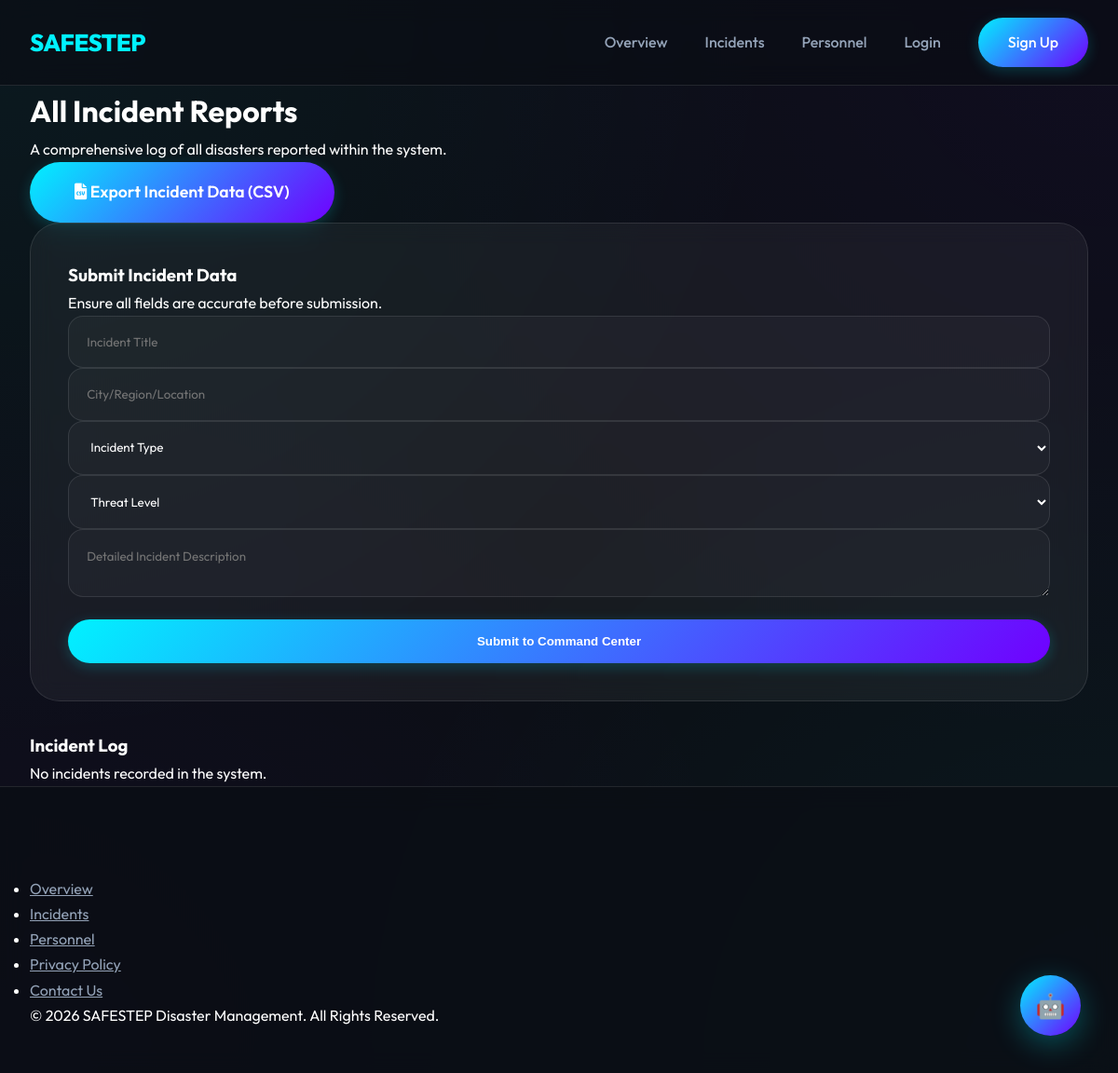
The page /reports on the database as committed earlier.
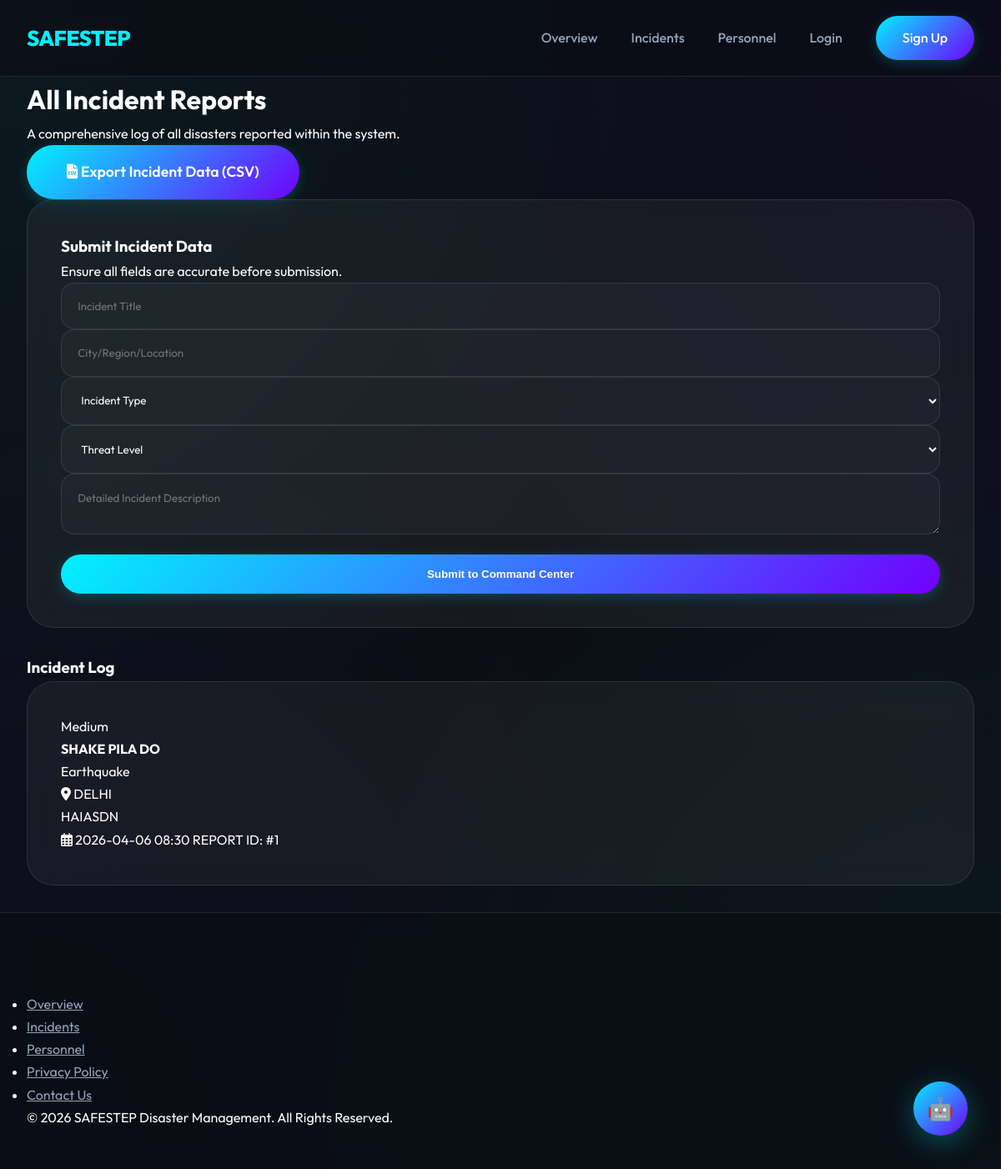
The same page on the database as committed later.
### models.py (models this page shows)
class Report(db.Model):
    id = db.Column(db.Integer, primary_key=True)
    title = db.Column(db.String(200), nullable=False)
    description = db.Column(db.Text, nullable=False)
    location = db.Column(db.String(200), nullable=False)
    severity = db.Column(db.String(50), nullable=False) # 'Low', 'Medium', 'High', 'Critical'
    disaster_type = db.Column(db.String(100), nullable=False)
    date_reported = db.Column(db.DateTime, default=datetime.utcnow)
    user_id = db.Column(db.Integer, db.ForeignKey('user.id'), nullable=False)

### app.py (the view, shortened to what this page needs)
@app.route('/reports', methods=['GET', 'POST'])
def reports():
    all_reports = Report.query.order_by(Report.date_reported.desc()).all()
    return render_template('reports.html', reports=all_reports)

### templates/reports.html (shortened to what this page needs)
{% extends "base.html" %}
{% block content %}
<div class="reports-header-section">
    <h1>All Incident Reports</h1>
    <p>A comprehensive log of all disasters reported within the system.</p>
    <a href="{{ url_for('download_reports') }}" class="btn-primary-lg"><i class="fas fa-file-csv"></i> Export Incident
        Data (CSV)</a>
</div>
<div class="reports-grid">
    <div class="card reports-form-card">
        <h3>Submit Incident Data</h3>
        <p>Ensure all fields are accurate before submission.</p>
        <form method="POST">
            <div class="form-row">
                <input type="text" name="title" required placeholder="Incident Title">
            </div>
            <div class="form-row">
                <input type="text" name="location" required placeholder="City/Region/Location">
            </div>
            <div class="form-row">
                <select name="disaster_type" required>
                    <option value="" disabled selected>Incident Type</option>
                </select>
            </div>
            <div class="form-row">
                <select name="severity" required>
                    <option value="" disabled selected>Threat Level</option>
                </select>
            </div>
            <div class="form-row">
                <textarea name="description" required placeholder="Detailed Incident Description"></textarea>
            </div>
            <button type="submit" class="btn-primary-block">Submit to Command Center</button>
        </form>
    </div>
    <div class="reports-list">
        <h3>Incident Log</h3>
        {% if reports %}
        {% for report in reports %}
        <div class="report-entry card">
            <div class="report-badge {{ report.severity|lower }}">{{ report.severity }}</div>
            <div class="report-header">
                <h4>{{ report.title }}</h4>
                <span class="type-tag">{{ report.disaster_type }}</span>
            </div>
            <p class="location"><i class="fas fa-map-marker-alt"></i> {{ report.location }}</p>
            <p class="desc">{{ report.description }}</p>
            <div class="report-footer">
                <span><i class="far fa-calendar-alt"></i> {{ report.date_reported.strftime('%Y-%m-%d %H:%M') }}</span>
                <span>REPORT ID: #{{ report.id }}</span>
            </div>
        </div>
        {% endfor %}
        {% else %}
        <p>No incidents recorded in the system.</p>
        {% endif %}
    </div>
</div>
{% endblock %}

### templates/base.html (shortened to what this page needs)
<!DOCTYPE html>
<html lang="en">
<head>
    <link rel="stylesheet" href="{{ url_for('static', filename='style.css') }}">
    <link rel="stylesheet" href="https://cdnjs.cloudflare.com/ajax/libs/font-awesome/6.0.0/css/all.min.css">
</head>
<body>
    <header class="navbar">
        <div class="container">
            <a href="{{ url_for('index') }}" class="logo">
                SAFESTEP
            </a>
            <nav>
                <ul class="nav-links">
                    <li><a href="{{ url_for('index') }}">Overview</a></li>
                    <li><a href="{{ url_for('reports') }}">Incidents</a></li>
                    <li><a href="{{ url_for('attendance') }}">Personnel</a></li>
                    {% if current_user.is_authenticated %}
                        <li><a href="{{ url_for('logout') }}" class="btn-outline">Logout</a></li>
                    {% else %}
                        <li><a href="{{ url_for('login') }}">Login</a></li>
                        <li><a href="{{ url_for('signup') }}" class="btn-primary">Sign Up</a></li>
                    {% endif %}
                </ul>
            </nav>
        </div>
    </header>
    <main>
        <div class="container">
            {% block content %}{% endblock %}
        </div>
    </main>
    <footer class="footer">
        <div class="container">
            <ul class="footer-links">
                <li><a href="{{ url_for('index') }}">Overview</a></li>
                <li><a href="{{ url_for('reports') }}">Incidents</a></li>
                <li><a href="{{ url_for('attendance') }}">Personnel</a></li>
                <li><a href="#">Privacy Policy</a></li>
                <li><a href="#">Contact Us</a></li>
            </ul>
            <div class="footer-bottom">
                <p>&copy; 2026 SAFESTEP Disaster Management. All Rights Reserved.</p>
            </div>
        </div>
    </footer>
    <div class="chatbot-floating-btn" id="open-chat" title="Open Chatbot">
        🤖
    </div>
</body>
</html>

### static/style.css (style rules this page uses)
:root { --primary-color: #00F2FF; --secondary-color: #7000FF; --accent-gradient: linear-gradient(135deg, #00F2FF 0%, #7000FF 100%); --bg-dark: #0B0E14; --bg-surface: #12141D; --text-primary: #FFFFFF; --text-secondary: #94A3B8; --glass-bg: rgba(255, 255, 255, 0.05); --glass-border: rgba(255, 255, 255, 0.1); --glass-blur: blur(12px); --success: #10B981; --warning: #F59E0B; --danger: #EF4444; --radius-lg: 32px; --radius-md: 16px; --radius-pill: 50px; --shadow-glow: 0 0 20px rgba(0, 242, 255, 0.15); --transition: all 0.4s cubic-bezier(0.25, 0.46, 0.45, 0.94); }
* { margin: 0; padding: 0; box-sizing: border-box; }
body { font-family: 'Outfit', sans-serif; background: var(--bg-dark); background-image: radial-gradient(at 0% 0%, rgba(0, 242, 255, 0.05) 0px, transparent 50%), radial-gradient(at 100% 0%, rgba(112, 0, 255, 0.05) 0px, transparent 50%), radial-gradient(at 100% 100%, rgba(0, 242, 255, 0.05) 0px, transparent 50%), radial-gradient(at 0% 100%, rgba(112, 0, 255, 0.05) 0px, transparent 50%); background-attachment: fixed; color: var(--text-primary); line-height: 1.7; overflow-x: hidden; }
h1, h2, h3, h4, .logo { font-family: 'Outfit', sans-serif; font-weight: 700; }
.container { max-width: 1200px; margin: 0 auto; padding: 0 2rem; }
.navbar { background: rgba(11, 14, 20, 0.7); backdrop-filter: var(--glass-blur); -webkit-backdrop-filter: var(--glass-blur); padding: 1.2rem 0; position: sticky; top: 0; z-index: 1000; border-bottom: 1px solid var(--glass-border); }
.navbar .container { display: flex; justify-content: space-between; align-items: center; }
.logo { font-size: 1.6rem; color: var(--primary-color); text-decoration: none; letter-spacing: -0.5px; font-weight: 800; }
.nav-links { list-style: none; display: flex; gap: 2.5rem; align-items: center; }
.nav-links li a { text-decoration: none; color: var(--text-secondary); font-weight: 500; transition: var(--transition); }
.btn-primary, .btn-primary-lg, .btn-primary-block { background: var(--accent-gradient); color: #FFFFFF !important; padding: 0.8rem 2rem; border-radius: var(--radius-pill); text-decoration: none; font-weight: 600; display: inline-block; border: none; cursor: pointer; transition: var(--transition); box-shadow: 0 4px 15px rgba(0, 242, 255, 0.2); }
.btn-primary-lg { padding: 1.1rem 3rem; font-size: 1.1rem; }
.btn-primary-block { width: 100%; padding: 1rem; margin-top: 1rem; }
.card { background: var(--glass-bg); backdrop-filter: var(--glass-blur); -webkit-backdrop-filter: var(--glass-blur); border-radius: var(--radius-lg); padding: 2.5rem; border: 1px solid var(--glass-border); margin-bottom: 2rem; }
input, select, textarea { background: rgba(255, 255, 255, 0.03); border: 1px solid var(--glass-border); padding: 1.2rem; border-radius: 16px; width: 100%; color: #FFFFFF; font-family: inherit; transition: var(--transition); }
.chatbot-floating-btn { position: fixed; bottom: 40px; right: 40px; width: 65px; height: 65px; background: var(--accent-gradient); color: white; border-radius: 50%; display: flex; align-items: center; justify-content: center; font-size: 1.6rem; cursor: pointer; box-shadow: 0 8px 32px rgba(0, 242, 255, 0.3); z-index: 2000; transition: var(--transition); }
.footer { background: rgba(11, 14, 20, 0.8); backdrop-filter: var(--glass-blur); border-top: 1px solid var(--glass-border); padding: 6rem 0 3rem; color: #FFFFFF; }
.footer-links a { color: var(--text-secondary); }

Rows that differ between the two databases and show on the page:
added Report: severity "Medium", title "SHAKE PILA DO", disaster_type "Earthquake", location "DELHI", description "HAIASDN", date_reported "2026-04-06 08:30", id "1"
Other text that changed with them:
text no longer shown: "No incidents recorded in the system."
